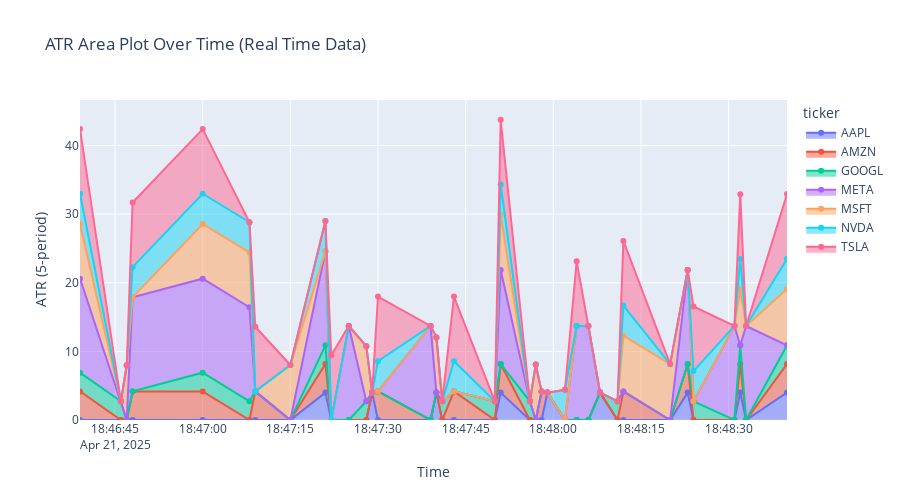

Notebook source saved alongside this figure:
### Markdown cell above
### The above graph shows the RSI index for all 7 companies based on increments over 3 minutes. Since we are operating in a scope of 3 minutes, the RSI does not have the most data so it's increasing and decreasing very sharply. Typically it is better suited for historical data. We can hover over the dots in the blue line to see each time stamp. The red line signifies the threshold of overbought stocks and the green line signifies oversold threshold. 

### If there is a period of 100 RSI that would mean that all the price changes recently were gains (no losses were reported). However, if it drops suddenly to 0, it would mean that the RSI calculation flipped due to its sensitivity to price drops (3-minute limit). This price drop to 0 relays the idea of all losses (no gains were reported). Side Note: There is a jump after 5 dots (data points) because RSI_5 take atleast 5 values before they are able to calculate their rolling average.

### Code cell
import plotly.express as px
#creating an area plot that shows the ATR or average true range over time 
# using the 5 period ATR but skipping the first 5 since the window is not done rotating 

fig = px.area(
   df_cass_final.groupby('ticker').apply(lambda x: x.iloc[5:]).reset_index(drop=True),
    x="date",
    y="ATR_5",
    color="ticker",
    title="ATR Area Plot Over Time (Real Time Data)",
    markers=True
)
#updating title, and axis and height
fig.update_layout(xaxis_title="Time",yaxis_title="ATR (5-period)",height=500)
fig.show()

### Figure 1 — Plotly figure (JSON) as saved in the notebook; plotly's stock layout.template omitted (floating-point values rounded to 4 significant figures)
{"data": [{"fillpattern": {"shape": ""}, "hovertemplate": "ticker=AAPL<br>date=%{x}<br>ATR_5=%{y}<extra></extra>", "legendgroup": "AAPL", "line": {"color": "#636efa"}, "marker": {"symbol": "circle"}, "mode": "lines+markers", "name": "AAPL", "orientation": "v", "showlegend": true, "stackgroup": "1", "type": "scatter", "x": ["2025-04-21T18:47:21.000000000", "2025-04-21T18:47:29.000000000", "2025-04-21T18:47:40.000000000", "2025-04-21T18:47:51.000000000", "2025-04-21T18:47:59.000000000", "2025-04-21T18:48:08.000000000", "2025-04-21T18:48:23.000000000", "2025-04-21T18:48:32.000000000", "2025-04-21T18:48:40.000000000"], "xaxis": "x", "y": [3.989, 3.989, 3.989, 3.989, 3.989, 3.989, 3.989, 3.989, 3.989], "yaxis": "y"}, {"fillpattern": {"shape": ""}, "hovertemplate": "ticker=AMZN<br>date=%{x}<br>ATR_5=%{y}<extra></extra>", "legendgroup": "AMZN", "line": {"color": "#EF553B"}, "marker": {"symbol": "circle"}, "mode": "lines+markers", "name": "AMZN", "orientation": "v", "showlegend": true, "stackgroup": "1", "type": "scatter", "x": ["2025-04-21T18:46:39.000000000", "2025-04-21T18:46:48.000000000", "2025-04-21T18:47:00.000000000", "2025-04-21T18:47:09.000000000", "2025-04-21T18:47:21.000000000", "2025-04-21T18:47:30.000000000", "2025-04-21T18:47:43.000000000", "2025-04-21T18:47:51.000000000", "2025-04-21T18:47:58.000000000", "2025-04-21T18:48:12.000000000", "2025-04-21T18:48:23.000000000", "2025-04-21T18:48:32.000000000", "2025-04-21T18:48:40.000000000"], "xaxis": "x", "y": [4.17, 4.17, 4.17, 4.17, 4.17, 4.17, 4.17, 4.17, 4.17, 4.17, 4.17, 4.17, 4.17], "yaxis": "y"}, {"fillpattern": {"shape": ""}, "hovertemplate": "ticker=GOOGL<br>date=%{x}<br>ATR_5=%{y}<extra></extra>", "legendgroup": "GOOGL", "line": {"color": "#00cc96"}, "marker": {"symbol": "circle"}, "mode": "lines+markers", "name": "GOOGL", "orientation": "v", "showlegend": true, "stackgroup": "1", "type": "scatter", "x": ["2025-04-21T18:46:39.000000000", "2025-04-21T18:46:46.000000000", "2025-04-21T18:47:00.000000000", "2025-04-21T18:47:08.000000000", "2025-04-21T18:47:21.000000000", "2025-04-21T18:47:28.000000000", "2025-04-21T18:47:41.000000000", "2025-04-21T18:47:50.000000000", "2025-04-21T18:47:56.000000000", "2025-04-21T18:48:11.000000000", "2025-04-21T18:48:24.000000000", "2025-04-21T18:48:32.000000000", "2025-04-21T18:48:40.000000000"], "xaxis": "x", "y": [2.725, 2.725, 2.725, 2.725, 2.725, 2.725, 2.725, 2.725, 2.725, 2.725, 2.725, 2.725, 2.725], "yaxis": "y"}, {"fillpattern": {"shape": ""}, "hovertemplate": "ticker=META<br>date=%{x}<br>ATR_5=%{y}<extra></extra>", "legendgroup": "META", "line": {"color": "#ab63fa"}, "marker": {"symbol": "circle"}, "mode": "lines+markers", "name": "META", "orientation": "v", "showlegend": true, "stackgroup": "1", "type": "scatter", "x": ["2025-04-21T18:46:39.000000000", "2025-04-21T18:46:48.000000000", "2025-04-21T18:47:00.000000000", "2025-04-21T18:47:08.000000000", "2025-04-21T18:47:21.000000000", "2025-04-21T18:47:25.000000000", "2025-04-21T18:47:39.000000000", "2025-04-21T18:47:51.000000000", "2025-04-21T18:48:04.000000000", "2025-04-21T18:48:06.000000000", "2025-04-21T18:48:23.000000000", "2025-04-21T18:48:31.000000000", "2025-04-21T18:48:33.000000000"], "xaxis": "x", "y": [13.7, 13.7, 13.7, 13.7, 13.7, 13.7, 13.7, 13.7, 13.7, 13.7, 13.7, 13.7, 13.7], "yaxis": "y"}, {"fillpattern": {"shape": ""}, "hovertemplate": "ticker=MSFT<br>date=%{x}<br>ATR_5=%{y}<extra></extra>", "legendgroup": "MSFT", "line": {"color": "#FFA15A"}, "marker": {"symbol": "circle"}, "mode": "lines+markers", "name": "MSFT", "orientation": "v", "showlegend": true, "stackgroup": "1", "type": "scatter", "x": ["2025-04-21T18:46:39.000000000", "2025-04-21T18:46:47.000000000", "2025-04-21T18:47:00.000000000", "2025-04-21T18:47:08.000000000", "2025-04-21T18:47:15.000000000", "2025-04-21T18:47:28.000000000", "2025-04-21T18:47:40.000000000", "2025-04-21T18:47:51.000000000", "2025-04-21T18:47:57.000000000", "2025-04-21T18:48:12.000000000", "2025-04-21T18:48:20.000000000", "2025-04-21T18:48:32.000000000", "2025-04-21T18:48:40.000000000"], "xaxis": "x", "y": [7.968, 7.97, 7.97, 7.99, 8.01, 8.03, 8.05, 8.07, 8.07, 8.107, 8.144, 8.181, 8.218], "yaxis": "y"}, {"fillpattern": {"shape": ""}, "hovertemplate": "ticker=NVDA<br>date=%{x}<br>ATR_5=%{y}<extra></extra>", "legendgroup": "NVDA", "line": {"color": "#19d3f3"}, "marker": {"symbol": "circle"}, "mode": "lines+markers", "name": "NVDA", "orientation": "v", "showlegend": true, "stackgroup": "1", "type": "scatter", "x": ["2025-04-21T18:46:39.000000000", "2025-04-21T18:46:48.000000000", "2025-04-21T18:47:00.000000000", "2025-04-21T18:47:08.000000000", "2025-04-21T18:47:21.000000000", "2025-04-21T18:47:30.000000000", "2025-04-21T18:47:43.000000000", "2025-04-21T18:47:51.000000000", "2025-04-21T18:48:02.000000000", "2025-04-21T18:48:12.000000000", "2025-04-21T18:48:24.000000000", "2025-04-21T18:48:32.000000000", "2025-04-21T18:48:40.000000000"], "xaxis": "x", "y": [4.4, 4.4, 4.4, 4.4, 4.4, 4.4, 4.4, 4.4, 4.4, 4.4, 4.4, 4.4, 4.4], "yaxis": "y"}, {"fillpattern": {"shape": ""}, "hovertemplate": "ticker=TSLA<br>date=%{x}<br>ATR_5=%{y}<extra></extra>", "legendgroup": "TSLA", "line": {"color": "#FF6692"}, "marker": {"symbol": "circle"}, "mode": "lines+markers", "name": "TSLA", "orientation": "v", "showlegend": true, "stackgroup": "1", "type": "scatter", "x": ["2025-04-21T18:46:39.000000000", "2025-04-21T18:46:48.000000000", "2025-04-21T18:47:00.000000000", "2025-04-21T18:47:09.000000000", "2025-04-21T18:47:22.000000000", "2025-04-21T18:47:30.000000000", "2025-04-21T18:47:43.000000000", "2025-04-21T18:47:51.000000000", "2025-04-21T18:48:04.000000000", "2025-04-21T18:48:12.000000000", "2025-04-21T18:48:24.000000000", "2025-04-21T18:48:32.000000000", "2025-04-21T18:48:40.000000000"], "xaxis": "x", "y": [9.42, 9.42, 9.42, 9.42, 9.42, 9.42, 9.42, 9.42, 9.42, 9.42, 9.42, 9.42, 9.42], "yaxis": "y"}], "layout": {"height": 500, "legend": {"title": {"text": "ticker"}, "tracegroupgap": 0}, "title": {"text": "ATR Area Plot Over Time (Real Time Data)"}, "xaxis": {"anchor": "y", "domain": [0, 1], "title": {"text": "Time"}}, "yaxis": {"anchor": "x", "domain": [0, 1], "title": {"text": "ATR (5-period)"}}}}
